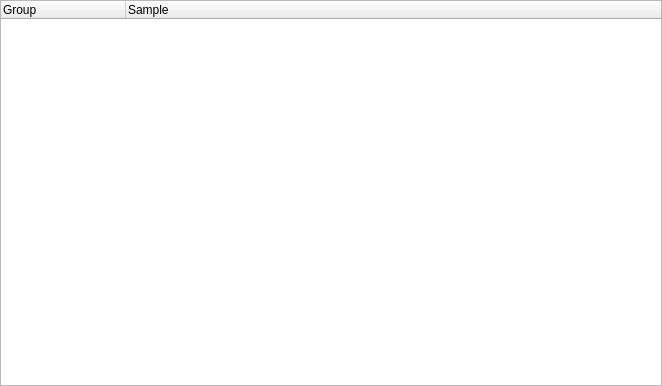
<?xml version="1.0" encoding="UTF-8"?>
<ui version="4.0">
 <class>tree_widget_tab</class>
 <widget class="QWidget" name="tree_widget_tab">
  <property name="geometry">
   <rect>
    <x>0</x>
    <y>0</y>
    <width>662</width>
    <height>386</height>
   </rect>
  </property>
  <property name="windowTitle">
   <string>Form</string>
  </property>
  <layout class="QGridLayout" name="gridLayout">
   <property name="leftMargin">
    <number>0</number>
   </property>
   <property name="topMargin">
    <number>0</number>
   </property>
   <property name="rightMargin">
    <number>0</number>
   </property>
   <property name="bottomMargin">
    <number>0</number>
   </property>
   <property name="spacing">
    <number>0</number>
   </property>
   <item row="0" column="0">
    <widget class="QTreeWidget" name="tree_widget">
     <property name="focusPolicy">
      <enum>Qt::ClickFocus</enum>
     </property>
     <property name="lineWidth">
      <number>0</number>
     </property>
     <property name="tabKeyNavigation">
      <bool>true</bool>
     </property>
     <property name="showDropIndicator" stdset="0">
      <bool>false</bool>
     </property>
     <property name="defaultDropAction">
      <enum>Qt::MoveAction</enum>
     </property>
     <property name="alternatingRowColors">
      <bool>true</bool>
     </property>
     <property name="selectionMode">
      <enum>QAbstractItemView::ExtendedSelection</enum>
     </property>
     <property name="selectionBehavior">
      <enum>QAbstractItemView::SelectItems</enum>
     </property>
     <property name="horizontalScrollMode">
      <enum>QAbstractItemView::ScrollPerItem</enum>
     </property>
     <property name="indentation">
      <number>0</number>
     </property>
     <property name="uniformRowHeights">
      <bool>true</bool>
     </property>
     <property name="itemsExpandable">
      <bool>false</bool>
     </property>
     <property name="animated">
      <bool>true</bool>
     </property>
     <property name="expandsOnDoubleClick">
      <bool>false</bool>
     </property>
     <attribute name="headerDefaultSectionSize">
      <number>125</number>
     </attribute>
     <attribute name="headerHighlightSections">
      <bool>true</bool>
     </attribute>
     <column>
      <property name="text">
       <string>Group</string>
      </property>
     </column>
     <column>
      <property name="text">
       <string>Sample</string>
      </property>
     </column>
    </widget>
   </item>
  </layout>
  <action name="action_copy">
   <property name="icon">
    <iconset resource="../../img/img.qrc">
     <normaloff>:/resources/img/icons/copy.svg</normaloff>:/resources/img/icons/copy.svg</iconset>
   </property>
   <property name="text">
    <string>&amp;Copy</string>
   </property>
   <property name="statusTip">
    <string>Copy the current selection content to the clipboard.</string>
   </property>
  </action>
  <action name="action_paste">
   <property name="icon">
    <iconset resource="../../img/img.qrc">
     <normaloff>:/resources/img/icons/paste.svg</normaloff>:/resources/img/icons/paste.svg</iconset>
   </property>
   <property name="text">
    <string>&amp;Paste</string>
   </property>
   <property name="statusTip">
    <string>Paste the clipboard content into the current selection.</string>
   </property>
  </action>
  <action name="action_cut">
   <property name="icon">
    <iconset resource="../../img/img.qrc">
     <normaloff>:/resources/img/icons/cut.svg</normaloff>:/resources/img/icons/cut.svg</iconset>
   </property>
   <property name="text">
    <string>C&amp;ut</string>
   </property>
   <property name="statusTip">
    <string>Cut the current selection content to the clipboard.</string>
   </property>
  </action>
  <action name="action_delete">
   <property name="icon">
    <iconset resource="../../img/img.qrc">
     <normaloff>:/resources/img/icons/delete.svg</normaloff>:/resources/img/icons/delete.svg</iconset>
   </property>
   <property name="text">
    <string>&amp;Delete</string>
   </property>
   <property name="statusTip">
    <string>Remove the current selection.</string>
   </property>
  </action>
  <action name="action_merge">
   <property name="icon">
    <iconset resource="../../img/img.qrc">
     <normaloff>:/resources/img/icons/merge.svg</normaloff>:/resources/img/icons/merge.svg</iconset>
   </property>
   <property name="text">
    <string>&amp;Merge</string>
   </property>
   <property name="statusTip">
    <string>Merge several commands in the same process order.</string>
   </property>
  </action>
  <action name="action_split">
   <property name="icon">
    <iconset resource="../../img/img.qrc">
     <normaloff>:/resources/img/icons/split.svg</normaloff>:/resources/img/icons/split.svg</iconset>
   </property>
   <property name="text">
    <string>&amp;Split</string>
   </property>
   <property name="statusTip">
    <string>Split the selected merges.</string>
   </property>
  </action>
  <action name="action_select_row">
   <property name="icon">
    <iconset resource="../../img/img.qrc">
     <normaloff>:/resources/img/icons/select_row.svg</normaloff>:/resources/img/icons/select_row.svg</iconset>
   </property>
   <property name="text">
    <string>Select row</string>
   </property>
  </action>
  <action name="action_group">
   <property name="icon">
    <iconset resource="../../img/img.qrc">
     <normaloff>:/resources/img/icons/group.svg</normaloff>:/resources/img/icons/group.svg</iconset>
   </property>
   <property name="text">
    <string>&amp;Group</string>
   </property>
   <property name="toolTip">
    <string>Group</string>
   </property>
  </action>
  <action name="action_ungroup">
   <property name="icon">
    <iconset resource="../../img/img.qrc">
     <normaloff>:/resources/img/icons/ungroup.svg</normaloff>:/resources/img/icons/ungroup.svg</iconset>
   </property>
   <property name="text">
    <string>&amp;Ungroup</string>
   </property>
   <property name="toolTip">
    <string>Ungroup</string>
   </property>
  </action>
 </widget>
 <resources>
  <include location="../../img/img.qrc"/>
 </resources>
 <connections/>
</ui>
